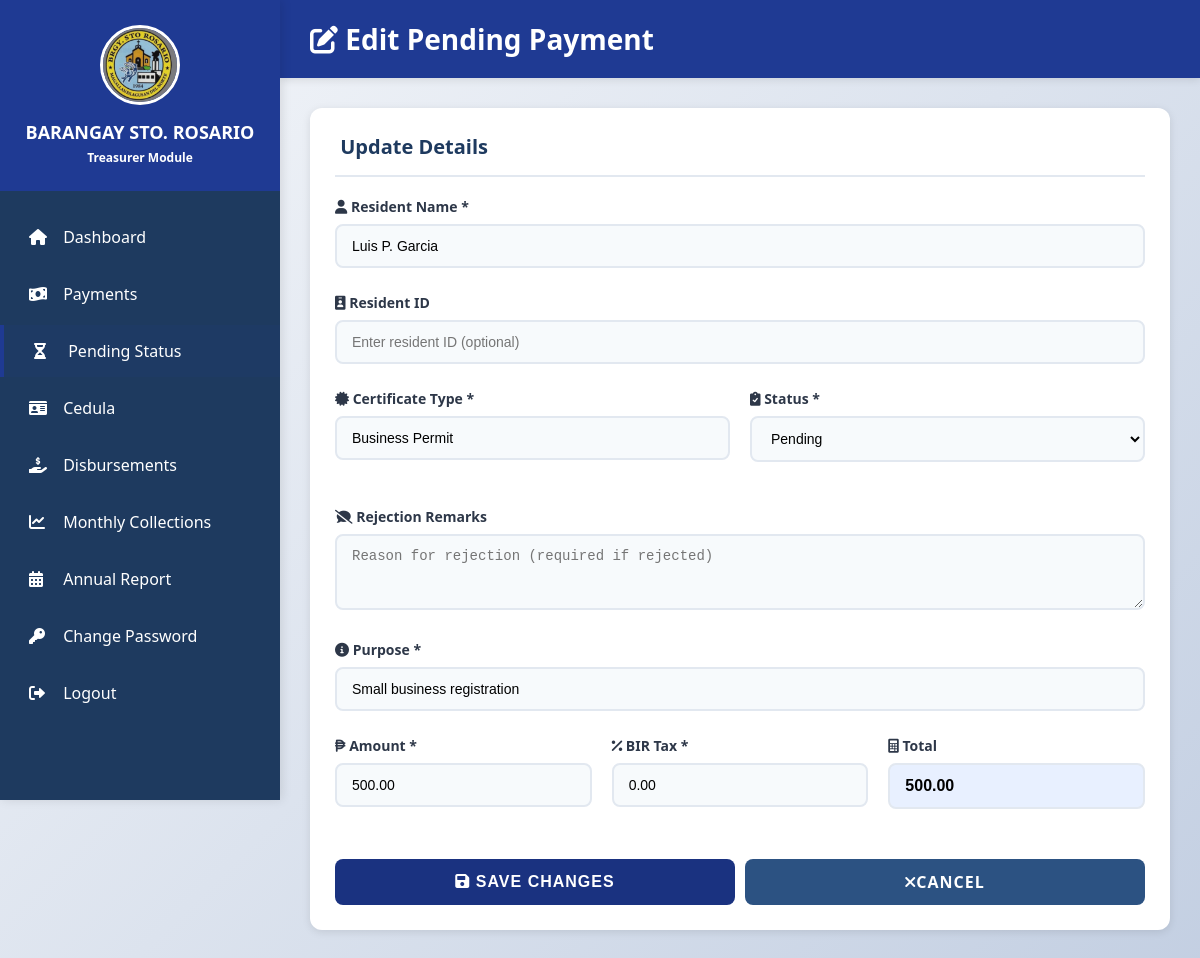
Screenshot of /treasurer/pending_payments/edit.php?id=10 (signed in) with the database file from the repository.
### tables this page shows
CREATE TABLE IF NOT EXISTS payment_status (
    id INT AUTO_INCREMENT PRIMARY KEY,
    resident_id INT DEFAULT NULL,
    certificate_type VARCHAR(100) NOT NULL,
    purpose VARCHAR(255) NOT NULL,
    resident_fname VARCHAR(150) NOT NULL,
    payment_status VARCHAR(20) NOT NULL DEFAULT 'pending',
    rejection_remarks TEXT DEFAULT NULL,
    rejected_at DATETIME DEFAULT NULL,
    amount DECIMAL(10, 2) NOT NULL,
    bir_tax DECIMAL(10, 2) DEFAULT 0,
    proof_path VARCHAR(255) DEFAULT NULL,
    proof_uploaded_at DATETIME DEFAULT NULL,
    created_at TIMESTAMP DEFAULT CURRENT_TIMESTAMP
);

### treasurer/pending_payments/edit.php (the view, shortened to what this page needs)
<?php
include "../../config/database.php";
$pendingId = intval($_GET['id'] ?? 0);
$stmt = $conn->prepare("SELECT * FROM payment_status WHERE id = ?");
$stmt->bind_param("i", $pendingId);
$stmt->execute();
$result = $stmt->get_result();
$pending = $result->fetch_assoc();
?>
<!DOCTYPE html>
<html lang="en">
<head>
    <link rel="stylesheet" href="../../assets/css/style.css">
    <link rel="stylesheet" href="https://cdnjs.cloudflare.com/ajax/libs/font-awesome/6.0.0/css/all.min.css">
</head>
<body>
    <div class="dashboard-container">
        <aside class="sidebar">
            <div class="sidebar-header">
                <img src="../../assets/images/logo.jpg" alt="Barangay Logo"
                    style="width: 80px; height: 80px; border-radius: 50%; margin-bottom: 10px; border: 3px solid #ffffff;">
                <h2>BARANGAY STO. ROSARIO</h2>
                <p>Treasurer Module</p>
            </div>
            <ul class="sidebar-menu">
                <li><a href="../dashboard.php"><i class="fas fa-home"></i> Dashboard</a></li>
                <li><a href="../payments/list.php"><i class="fas fa-money-bill-wave"></i> Payments</a></li>
                <li><a href="list.php" class="active"><i class="fas fa-hourglass-half"></i> Pending Status</a></li>
                <li><a href="../cedula/list.php"><i class="fas fa-id-card"></i> Cedula</a></li>
                <li><a href="../disbursement/list.php"><i class="fas fa-hand-holding-usd"></i> Disbursements</a></li>
                <li><a href="../collections/monthly.php"><i class="fas fa-chart-line"></i> Monthly Collections</a></li>
                <li><a href="../collections/annual.php"><i class="fas fa-calendar-alt"></i> Annual Report</a></li>
                <li><a href="../change_password.php"><i class="fas fa-key"></i> Change Password</a></li>
                <li><a href="../../logout.php"><i class="fas fa-sign-out-alt"></i> Logout</a></li>
            </ul>
        </aside>
        <main class="main-content">
            <div class="content-header">
                <h1><i class="fas fa-edit"></i> Edit Pending Payment</h1>
            </div>
            <div class="content-body">
                <div class="card">
                    <div class="card-header">
                        <h3><i class="fas fa-file-pen"></i> Update Details</h3>
                    </div>
                    <form id="editPendingForm" method="POST" action="save.php">
                        <div class="form-group">
                            <label for="resident_fname"><i class="fas fa-user"></i> Resident Name *</label>
                            <input type="text" id="resident_fname" name="resident_fname"
                                value="<?= htmlspecialchars($pending['resident_fname']) ?>"
                                required>
                        </div>
                        <div class="form-group">
                            <label for="resident_id"><i class="fas fa-id-badge"></i> Resident ID</label>
                            <input type="number" id="resident_id" name="resident_id" min="1"
                                value="<?= htmlspecialchars($pending['resident_id'] ?? '') ?>"
                                placeholder="Enter resident ID (optional)">
                        </div>
                        <div class="form-row">
                            <div class="form-group">
                                <label for="certificate_type"><i class="fas fa-certificate"></i> Certificate Type
                                    *</label>
                                <input type="text" id="certificate_type" name="certificate_type"
                                    value="<?= htmlspecialchars($pending['certificate_type']) ?>"
                                    required>
                            </div>
                            <div class="form-group">
                                <label for="payment_status"><i class="fas fa-clipboard-check"></i> Status *</label>
                                <select id="payment_status" name="payment_status" required>
                                    <option value="pending" <?= $pending['payment_status'] === 'pending' ? 'selected' : '' ?>>Pending
                                    </option>
                                </select>
                            </div>
                        </div>
                        <div class="form-group">
                            <label for="rejection_remarks"><i class="fas fa-comment-slash"></i> Rejection
                                Remarks</label>
                            <textarea id="rejection_remarks" name="rejection_remarks" rows="3"
                                placeholder="Reason for rejection (required if rejected)"><?= htmlspecialchars($pending['rejection_remarks'] ?? '') ?></textarea>
                        </div>
                        <div class="form-group">
                            <label for="purpose"><i class="fas fa-info-circle"></i> Purpose *</label>
                            <input type="text" id="purpose" name="purpose"
                                value="<?= htmlspecialchars($pending['purpose']) ?>"
                                required>
                        </div>
                        <div class="form-row">
                            <div class="form-group">
                                <label for="amount"><i class="fas fa-peso-sign"></i> Amount *</label>
                                <input type="number" id="amount" name="amount" step="0.01" min="0"
                                    value="<?= number_format($pending['amount'], 2, '.', '') ?>"
                                    required>
                            </div>
                            <div class="form-group">
                                <label for="bir_tax"><i class="fas fa-percent"></i> BIR Tax *</label>
                                <input type="number" id="bir_tax" name="bir_tax" step="0.01" min="0"
                                    value="<?= number_format($pending['bir_tax'], 2, '.', '') ?>"
                                    required>
                            </div>
                            <div class="form-group">
                                <label for="total"><i class="fas fa-calculator"></i> Total</label>
                                <input type="number" id="total" name="total" step="0.01" readonly
                                    value="<?= number_format($pending['amount'] + $pending['bir_tax'], 2, '.', '') ?>"
                                    style="font-weight: bold; font-size: 16px; background: #e8f0ff;">
                            </div>
                        </div>
                        <div style="display: flex; gap: 10px; margin-top: 25px;">
                            <button type="submit" class="btn btn-primary" style="flex: 1;">
                                <i class="fas fa-save"></i> Save Changes
                            </button>
                            <a href="list.php" class="btn btn-secondary"
                                style="flex: 1; text-align: center; text-decoration: none; display: flex; align-items: center; justify-content: center;">
                                <i class="fas fa-times"></i> Cancel
                            </a>
                        </div>
                    </form>
                </div>
            </div>
        </main>
    </div>
</body>
</html>

### assets/css/style.css (style rules this page uses)
:root { --primary-yellow: #1f3a93; --dark-yellow: #1a3280; --primary-blue: #1e3a5f; --light-blue: #2c5282; --text-dark: #2d3748; --text-light: #4a5568; --white: #ffffff; --gray-light: #f7fafc; --gray-border: #e2e8f0; --success: #48bb78; --danger: #f56565; --warning: #ed8936; }
* { margin: 0; padding: 0; box-sizing: border-box; }
body { font-family: "Segoe UI", Tahoma, Geneva, Verdana, sans-serif; background: linear-gradient(135deg, #f5f7fa 0%, #c3cfe2 100%); min-height: 100vh; color: var(--text-dark); }
.form-group { margin-bottom: 25px; }
.form-group label { display: block; margin-bottom: 8px; color: var(--text-dark); font-weight: 600; font-size: 14px; }
.form-group input, .form-group select, .form-group textarea { width: 100%; padding: 12px 15px; border: 2px solid var(--gray-border); border-radius: 8px; font-size: 14px; transition: all 0.3s ease; background: var(--gray-light); }
.btn { padding: 12px 30px; border: none; border-radius: 8px; font-size: 16px; font-weight: 600; cursor: pointer; transition: all 0.3s ease; text-transform: uppercase; letter-spacing: 1px; }
.btn-primary { background: var(--dark-yellow); color: var(--white); width: 100%; }
.btn-secondary { background: var(--light-blue); color: var(--white); }
.dashboard-container { min-height: 100vh; display: flex; }
.sidebar { width: 280px; background: var(--primary-blue); padding: 0; box-shadow: 2px 0 10px rgba(0, 0, 0, 0.1); position: fixed; height: 100vh; overflow-y: auto; }
.sidebar-header { background: var(--primary-yellow); padding: 25px 20px; text-align: center; }
.sidebar-header h2 { color: var(--white); font-size: 18px; font-weight: 700; margin-bottom: 5px; }
.sidebar-header p { color: var(--white); font-size: 12px; font-weight: 600; }
.sidebar-menu { list-style: none; padding: 20px 0; }
.sidebar-menu li { margin-bottom: 5px; }
.sidebar-menu a { display: block; padding: 15px 25px; color: var(--white); text-decoration: none; transition: all 0.3s ease; border-left: 4px solid transparent; }
.sidebar-menu a:hover, .sidebar-menu a.active { background: rgba(31, 58, 147, 0.1); border-left-color: var(--primary-yellow); padding-left: 30px; }
.sidebar-menu a i { margin-right: 10px; width: 20px; }
.main-content { margin-left: 280px; flex: 1; padding: 0; }
.content-header { background: var(--primary-yellow); padding: 20px 30px; box-shadow: 0 2px 8px rgba(0, 0, 0, 0.1); }
.content-header h1 { color: var(--white); font-size: 28px; font-weight: 700; }
.content-body { padding: 30px; }
.card { background: var(--white); border-radius: 12px; padding: 25px; box-shadow: 0 2px 8px rgba(0, 0, 0, 0.1); margin-bottom: 25px; }
.card-header { border-bottom: 2px solid var(--gray-border); padding-bottom: 15px; margin-bottom: 20px; }
.card-header h3 { color: var(--primary-blue); font-size: 20px; font-weight: 600; }
.form-row { display: grid; grid-template-columns: repeat(auto-fit, minmax(250px, 1fr)); gap: 20px; margin-bottom: 20px; }

### rows the page displays
payment_status: resident_fname "Luis P. Garcia", certificate_type "Business Permit", payment_status "Pending", purpose "Small business registration", amount "500.00", bir_tax "0.00", total "500.00"
